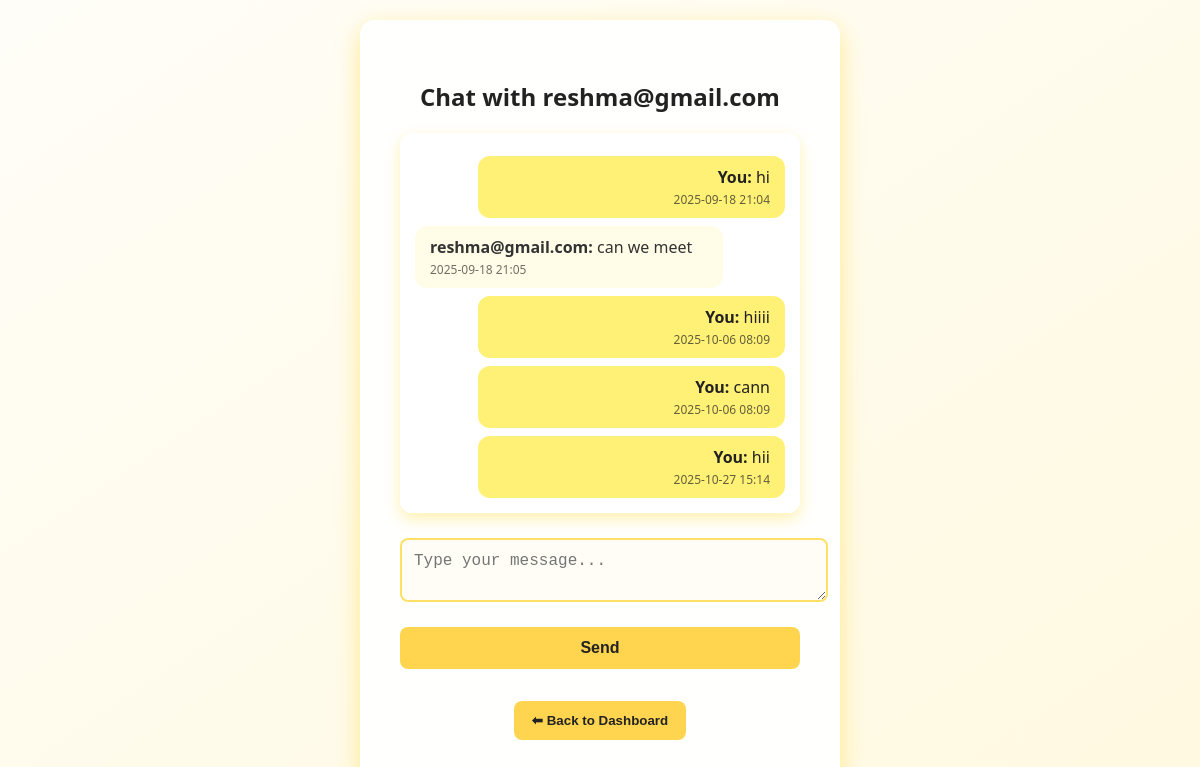
Page /chat/6 (signed in) on the committed database.
### app.py (models this page shows)
class User(db.Model):
    id = db.Column(db.Integer, primary_key=True)
    username = db.Column(db.String(100), unique=True, nullable=False)
    password = db.Column(db.String(100), nullable=False)  # plain password (simple version)
    skill_teach = db.Column(db.String(100), nullable=False)
    skill_learn = db.Column(db.String(100), nullable=False)

class Message(db.Model):
    id = db.Column(db.Integer, primary_key=True)
    sender_id = db.Column(db.Integer, db.ForeignKey('user.id'), nullable=False)
    receiver_id = db.Column(db.Integer, db.ForeignKey('user.id'), nullable=False)
    content = db.Column(db.Text, nullable=False)
    timestamp = db.Column(db.DateTime, default=db.func.current_timestamp())

### app.py (the view, shortened to what this page needs)
@app.route('/chat/<int:user_id>', methods=['GET', 'POST'])
def chat(user_id):
    if 'user_id' not in session:
        flash("Please log in first!", "warning")
        return redirect(url_for('login'))
    current_user = User.query.get(session['user_id'])
    other_user = User.query.get(user_id)
    if not other_user:
        flash("User not found!", "danger")
        return redirect(url_for('dashboard'))
    chat_history = Message.query.filter(
        ((Message.sender_id == current_user.id) & (Message.receiver_id == other_user.id)) |
        ((Message.sender_id == other_user.id) & (Message.receiver_id == current_user.id))
    ).order_by(Message.timestamp.asc()).all()
    return render_template("chat.html",
                           current_user=current_user,
                           other_user=other_user,
                           messages=chat_history)

### templates/chat.html (shortened to what this page needs)
<!DOCTYPE html>
<html>
<head>
    <link rel="stylesheet" href="{{ url_for('static', filename='style.css') }}">
</head>
<body>
    <div class="container">
        <h2>Chat with {{ other_user.username }}</h2>
        <div class="chat-box">
            {% for msg in messages %}
                {% if msg.sender_id == current_user.id %}
                    <div class="chat-message you">
                        <b>You:</b> {{ msg.content }}
                        <div class="timestamp">{{ msg.timestamp.strftime('%Y-%m-%d %H:%M') }}</div>
                    </div>
                {% else %}
                    <div class="chat-message other">
                        <b>{{ other_user.username }}:</b> {{ msg.content }}
                        <div class="timestamp">{{ msg.timestamp.strftime('%Y-%m-%d %H:%M') }}</div>
                    </div>
                {% endif %}
            {% endfor %}
        </div>
        <form method="POST">
            <textarea name="content" placeholder="Type your message..." required></textarea>
            <input type="submit" value="Send">
        </form>
        <br>
        <a href="{{ url_for('dashboard') }}"><button>⬅ Back to Dashboard</button></a>
    </div>
</body>
</html>

### static/style.css (style rules this page uses)
body { font-family: 'Segoe UI', Tahoma, Geneva, Verdana, sans-serif; margin: 0; padding: 0; background: linear-gradient(to bottom right, rgba(255, 249, 230, 0.3), rgba(255, 224, 102, 0.2)), url('/static/skillsss.jpg.png') no-repeat center center fixed; background-size: cover; background-repeat: no-repeat; background-position: center center; color: #222; min-height: 100vh; display: flex; justify-content: center; align-items: center; transition: background 0.5s ease; }
.container { background: rgba(255, 255, 255, 0.9); padding: 40px; border-radius: 15px; backdrop-filter: blur(12px); box-shadow: 0 8px 25px rgba(255, 208, 0, 0.4); max-width: 400px; width: 90%; text-align: center; }
input, select, textarea { padding: 12px; margin: 10px 0; border: 2px solid #ffe066; border-radius: 8px; width: 100%; font-size: 16px; background: #fffdf5; color: #333; outline: none; transition: 0.3s; }
input[type="submit"], button { background: #ffd54f; color: #222; font-weight: bold; cursor: pointer; border: none; border-radius: 8px; padding: 12px 18px; transition: 0.3s; }
.chat-box { background: rgba(255, 255, 255, 0.9); color: #000; padding: 15px; border-radius: 12px; max-height: 350px; overflow-y: auto; margin-bottom: 15px; text-align: left; box-shadow: 0 6px 15px rgba(255, 208, 0, 0.3); }
.chat-message { padding: 10px 15px; border-radius: 12px; margin: 8px 0; max-width: 75%; word-wrap: break-word; display: inline-block; }
.chat-message.you { background: #fff176; color: #222; margin-left: auto; display: block; text-align: right; }
.chat-message.other { background: #fffde7; color: #333; margin-right: auto; display: block; text-align: left; }
.timestamp { font-size: 12px; opacity: 0.7; display: block; margin-top: 3px; }

### rows in the picture
User: username "reshma@gmail.com"
Message: content "hi", timestamp "2025-09-18 21:04"
Message: content "can we meet", timestamp "2025-09-18 21:05"
Message: content "hiiii", timestamp "2025-10-06 08:09"
Message: content "cann", timestamp "2025-10-06 08:09"
Message: content "hii", timestamp "2025-10-27 15:14"
